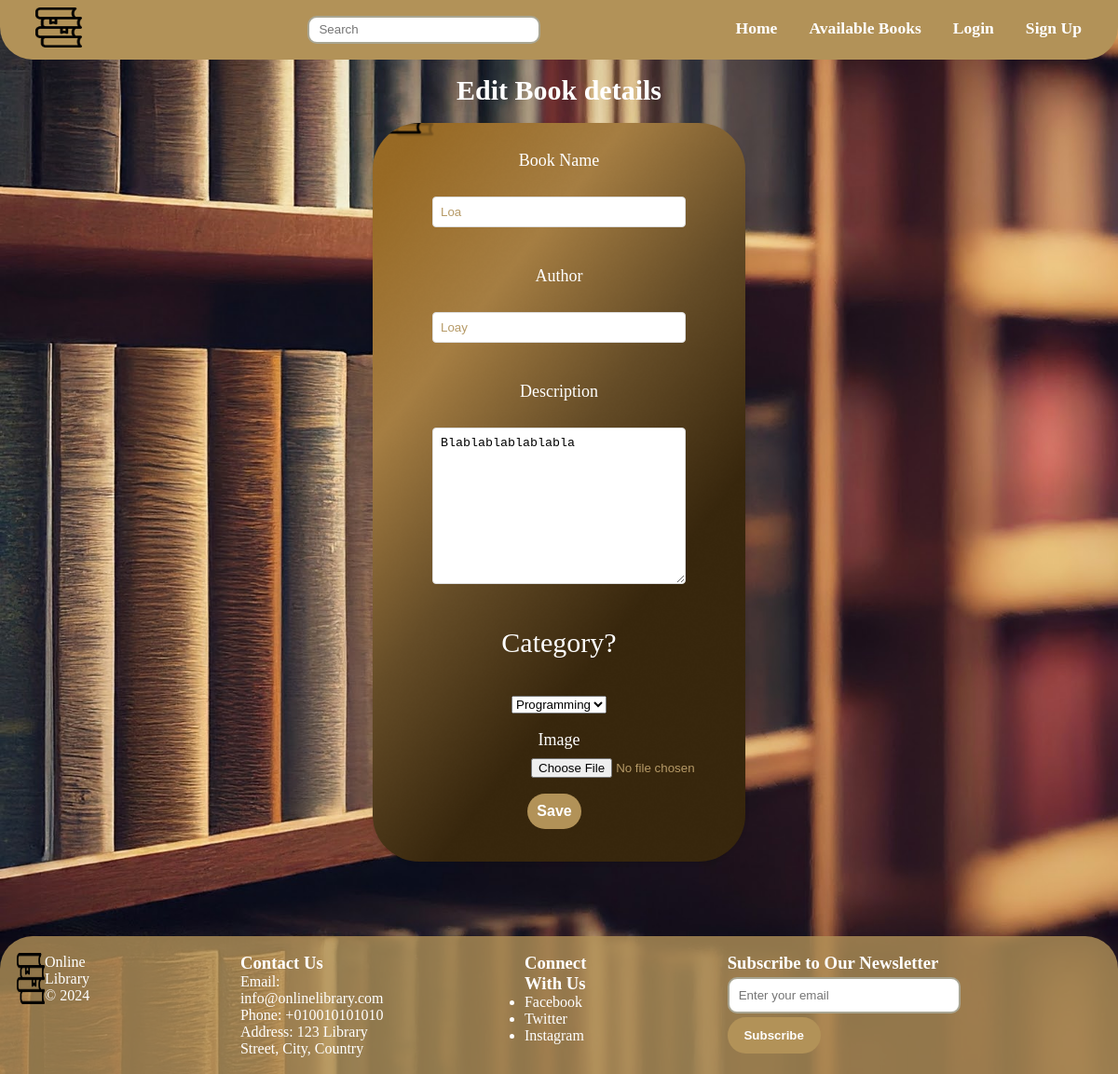
Page /edit/22/ on the committed database.
### library/models.py (models this page shows, shortened)
class Book(models.Model):
    name = models.CharField(max_length=50)
    owner = models.ForeignKey(User, on_delete=models.SET_NULL, null=True, blank=True)
    author_name = models.CharField(max_length=100, null=True, blank=True)
    category = models.ForeignKey(Category, on_delete=models.PROTECT)
    bookImage = models.ImageField(upload_to="images", null=True, blank=True)
    description = models.CharField(max_length=500)
    available = models.BooleanField(default=True)

### library/views.py (the view)
# urls.py: path('edit/<int:book_id>/', views.editBook, name='edit'),
def editBook(request, book_id):
    book = get_object_or_404(Book, id=book_id)
    if request.method == "POST":
        form = BookForm(request.POST, request.FILES, instance=book)
        if form.is_valid():
            form.save()
            return redirect("index")
    else:
        form = BookForm(instance=book)
    return render(request, "edit.html", {"book": book, "form": form})

### library/forms.py
class BookForm(forms.ModelForm):
    class Meta:
        model = Book
        fields = ["name", "author_name", "category", "bookImage", "description"]
        widgets = {
            "name": forms.TextInput(attrs={"placeholder": "Title"}),
            "author_name": forms.TextInput(attrs={"placeholder": "Author"}),
            "category": forms.Select(attrs={"class": "form-control"}),
            "bookImage": forms.FileInput(attrs={"style": "padding-left: 140px"}),
            "description": forms.Textarea(attrs={"placeholder": "description"}),
        }

### library/models.py (called while the page is built)
    def __str__(self):
        return self.name

### library/templates/edit.html (shortened to what this page needs)
{% extends "base.html" %} {% load static %} {% block page %}
<h1 style="text-align: center" class="afterNav">Edit Book details</h1>
<br />
<form id="editForm" method="POST" enctype="multipart/form-data">
  <div class="l">
    <label style="font-size: large" for="name">Book Name</label>
  <br />
    {{ form.name }}
  <br /><br /><br />
  <label style="font-size: large" for="author">Author</label>
  <br />
    {{ form.author_name }}
  <br /><br /><br />
  <label style="font-size: large" for="description">Description</label>
  <br />
    {{ form.description }}
  <br /><br /><br />
  <label style="font-size: 30px">Category?</label>
  <br /><br />
    {{ form.category }}
  <br /><br />
    <label style="font-size: large" for="image">Image</label>
    {{ form.bookImage }}
  <input
    type="submit"
    value="Save"
    class="index-button"
    style="text-align: center"
  />
  </div>
</form>
{% endblock page %}

### library/static/CSS/nav.css (style rules this page uses)
.navigation input, .navigation input:focus, input, input:focus { color: rgb(182, 154, 103); outline: none; }

### library/static/CSS/Style.css (style rules this page uses)
* { box-sizing: border-box; margin: 0; padding: 0; scroll-behavior: smooth; }
body { background-image: url("../images/Wallpaper.jpeg"); background-size: cover; background-repeat: no-repeat; background-attachment: fixed; margin: 0; padding: 0; color: white; }
p, label { font-family: Cambria; }
label { font-size: 20px; }
input { margin-top: 1.5%; margin-bottom: 1.5%; }
input[type="text"], input[type="password"], input[type="Email"] { padding: 10px; border: 2px solid #56502a81; border-radius: 10px; width: 250px; }
.main .index-button, .button, button { background-color: rgb(178, 146, 88); padding: 10px; border-radius: 3rem; border-color: transparent; font-weight: 600; color: white; width: 100px; }
h1 { font-size: 30px; }
.main .index-button { margin-right: 10px; font-size: medium; border-radius: 3rem; width: auto; }
#editForm { display: flex; flex-direction: column; justify-content: center; align-items: center; background-image: url("../images/addbook.jpg"); background-size: 130%; background-repeat: no-repeat; background-position: center; padding: 20px; width: 100%; max-width: 400px; margin: auto; background-color: rgba(255, 255, 255, 0.8); border-radius: 50px; box-shadow: 0 2px 4px rgba(0, 0, 0, 0.1); }
.l { width: 100%; box-sizing: border-box; padding: 10px; text-align: center; }
.l label { font-size: 14px; display: block; margin-bottom: 4px; }
.l input[type="text"], .l textarea { width: 80%; padding: 8px; margin: 6px auto; border-radius: 4px; border: 1px solid #ddd; box-sizing: border-box; }
.index-button { width: 80%; padding: 12px; border: none; border-radius: 6px; background-color: #b29258; color: white; font-weight: bold; cursor: pointer; text-align: center; margin-top: 12px; }

### rows in the picture
Book: name "Loa", author_name "Loay", description "Blablablablablabla", category "Programming"
